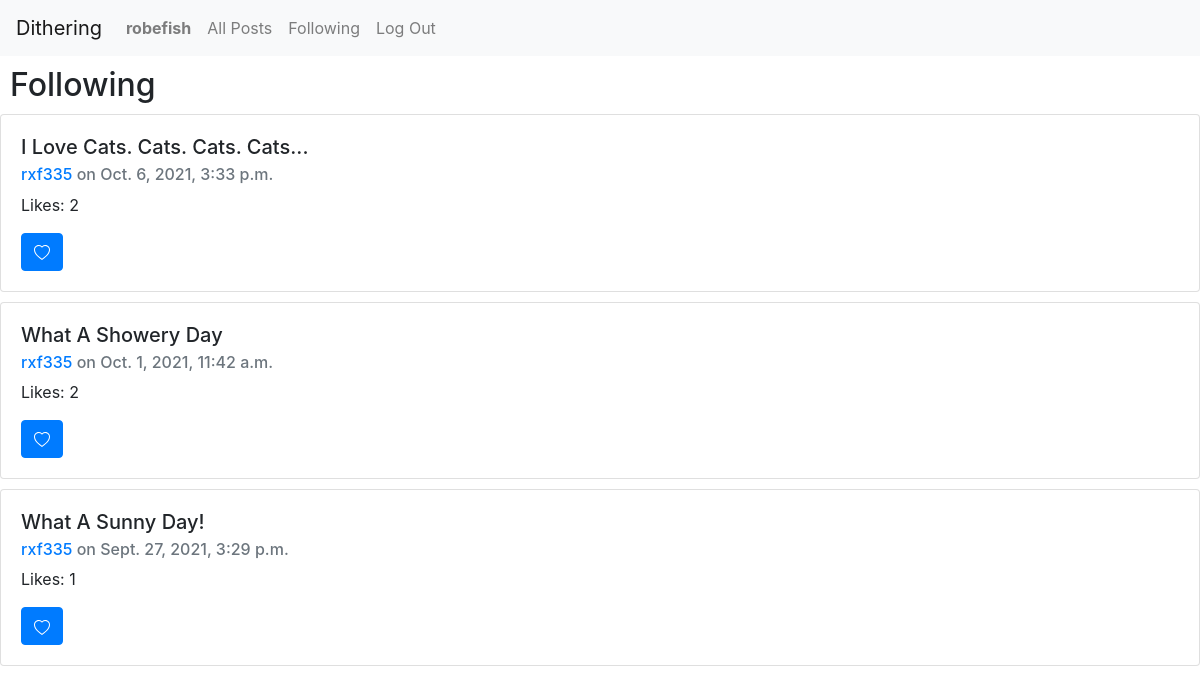
Page /following (signed in) on the committed database.
### network/models.py (models this page shows, shortened)
class User(AbstractUser):
    pass

class Posts (models.Model):
    user = models.ForeignKey(User, on_delete=models.CASCADE, related_name="user")
    post = models.CharField(max_length=1000, blank = False, null = False)
    datetime = models.DateTimeField(default=timezone.now)
    likes = models.ManyToManyField(User, related_name="likes", blank = True, null = True)
    likecount = models.CharField(default=0, max_length=1000, blank = False, null = False)
    class Meta:
        ordering = ['datetime']

### network/views.py (the view)
# urls.py: path("following", views.following, name="following"),
def following (request):
    request_user = User.objects.get(username = request.user)
    UsersFollowers= Profile.objects.get(user=request_user).following.all()
    FollowersPosts = Posts.objects.filter(user__in = UsersFollowers).order_by('datetime').reverse()
    posts = getpagination (request, FollowersPosts)[0]
    pagination = getpagination (request, FollowersPosts)[1]
    return render(request, "network/following.html", {
        "posts" : posts,
        "pagination" : pagination,
   })

### network/views.py (called while the page is built)
def getpagination (request, data):
    resultsperpage = 5
    pagination = []
    for i in Paginator(data,resultsperpage).page_range:
        pagination.append(i)
        try:
            page_number = request.GET.get('page')
            posts = Paginator(data, resultsperpage).page(page_number)
        except:
            posts = Paginator(data, resultsperpage).page(1)
    return [posts, pagination]

### network/templates/network/following.html (shortened to what this page needs)
{% extends "network/layout.html" %}
{% block body %}
<h2 style="margin-left:10px; margin-top:10px">Following</h2>
 <div class="flex-container">
    {% for post in posts %}
    <div class="card" style="margin-top:10px; margin-bottom:10px">
        <div class="card-body">
          <h5 class="card-title">{{post.post | title}}</h5>
          <h6 class="card-subtitle mb-2 text-muted"><a href="{% url 'profile' post.user %}">{{post.user}}</a> on {{post.datetime}}</h6>
          <p class="card-text">Likes: <span id="likecount-{{post.id}}">{{post.likecount}}<span></p>
        {% if user.is_authenticated %}
            <button type="button" data-post="{{post.id}}" id="likebutton-{{post.id}}" buttondata-status="{{post.likestatus}}"  class="btn btn-primary">
                  <svg xmlns="http://www.w3.org/2000/svg" width="16" height="16" fill="currentColor" class="bi bi-heart" id="heartunlike-{{post.id}}" viewBox="0 0 16 16">
                    <path d="m8 2.748-.717-.737C5.6.281 2.514.878 1.4 3.053c-.523 1.023-.641 2.5.314 4.385.92 1.815 2.834 3.989 6.286 6.357 3.452-2.368 5.365-4.542 6.286-6.357.955-1.886.838-3.362.314-4.385C13.486.878 10.4.28 8.717 2.01L8 2.748zM8 15C-7.333 4.868 3.279-3.04 7.824 1.143c.06.055.119.112.176.171a3.12 3.12 0 0 1 .176-.17C12.72-3.042 23.333 4.867 8 15z"/>
                  </svg>
            </button>
        {% endif %}
        </div>
      </div>
      {% empty %}
      <div class="card-body">
        <blockquote class="blockquote mb-0">
          <p>Follow users to view their posts. View <a href="{% url 'index' %}">all posts</a> to get started.</p>
         </blockquote>
      </div>
      {% endfor %}
    </div>
{% endblock %}

### network/templates/network/layout.html (shortened to what this page needs)
{% load static %}
<!DOCTYPE html>
<html lang="en">
    <head>
        <link rel="stylesheet" href="https://stackpath.bootstrapcdn.com/bootstrap/4.4.1/css/bootstrap.min.css">
        <link href="{% static 'network/styles.css' %}" rel="stylesheet">
    </head>
    <body>
        <nav class="navbar navbar-expand-lg navbar-light bg-light">
            <a class="navbar-brand" href="#">Dithering</a>
            <div>
              <ul class="navbar-nav mr-auto">
                {% if user.is_authenticated %}
                    <li class="nav-item">
                        <a class="nav-link" href="/profile/{{user.username}}"><strong id="user-name">{{ user.username }}</strong></a>
                    </li>
                {% endif %}
                <li class="nav-item">
                  <a class="nav-link" href="{% url 'allposts' %}">All Posts</a>
                </li>
                {% if user.is_authenticated %}
                    <li class="nav-item">
                        <a class="nav-link" href="{% url 'following' %}">Following</a>
                    </li>
                    <li class="nav-item">
                        <a class="nav-link" href="{% url 'logout' %}">Log Out</a>
                    </li>
                {% endif %}
              </ul>
            </div>
          </nav>
        <div class="body">
            {% block body %}
            {% endblock %}
        </div>
    </body>
</html>

### network/static/network/styles.css (style rules this page uses)
[id^=likebutton] > svg { animation-name: fade; animation-duration: 2s; animation-fill-mode: forwards; }

### rows in the picture
User: username "robefish"
Posts: post "I Love Cats. Cats. Cats. Cats...", user "rxf335", datetime "Oct. 6, 2021, 3:33 p.m.", likecount "2"
Posts: post "What A Showery Day", user "rxf335", datetime "Oct. 1, 2021, 11:42 a.m.", likecount "2"
Posts: post "What A Sunny Day!", user "rxf335", datetime "Sept. 27, 2021, 3:29 p.m.", likecount "1"
